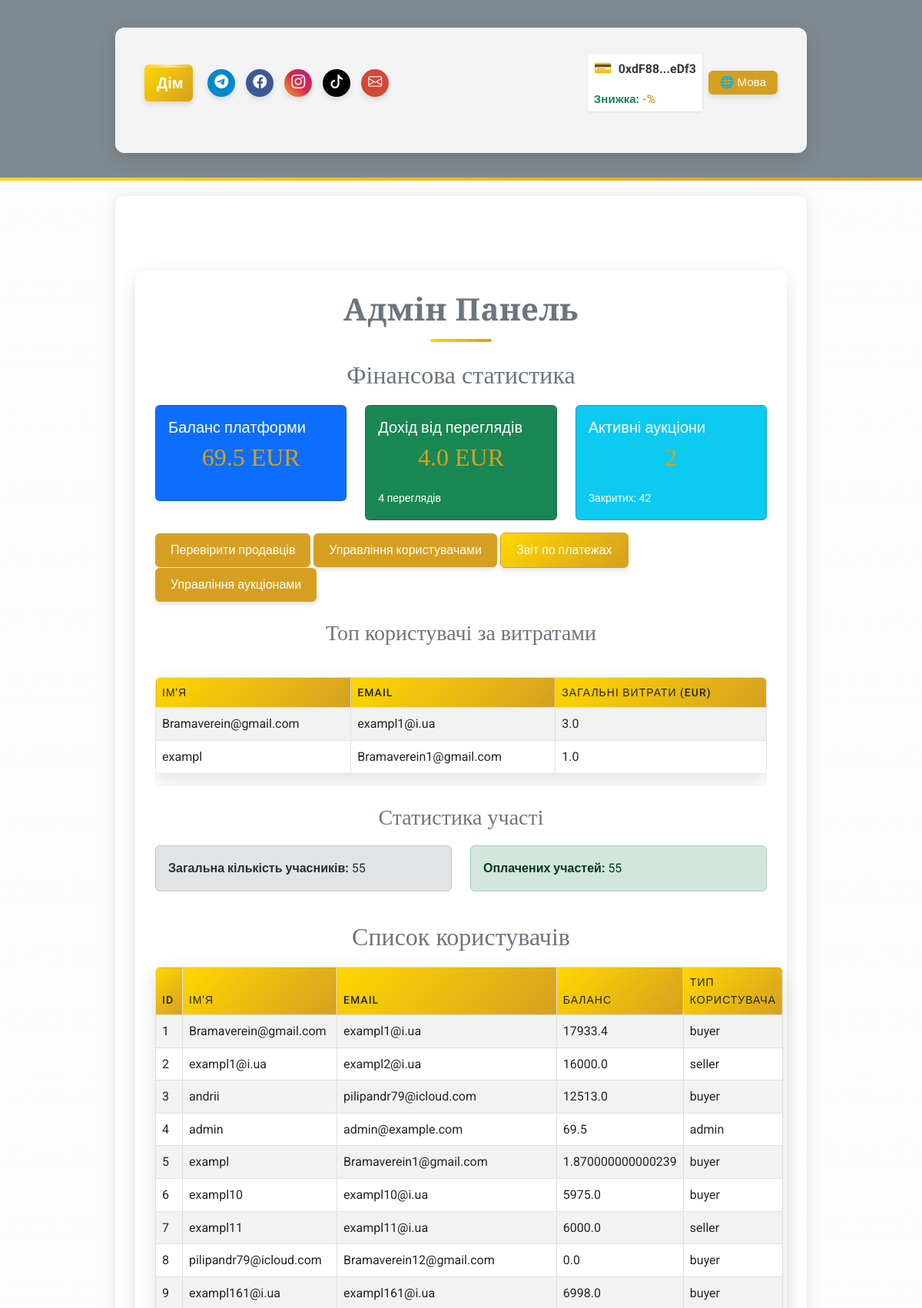
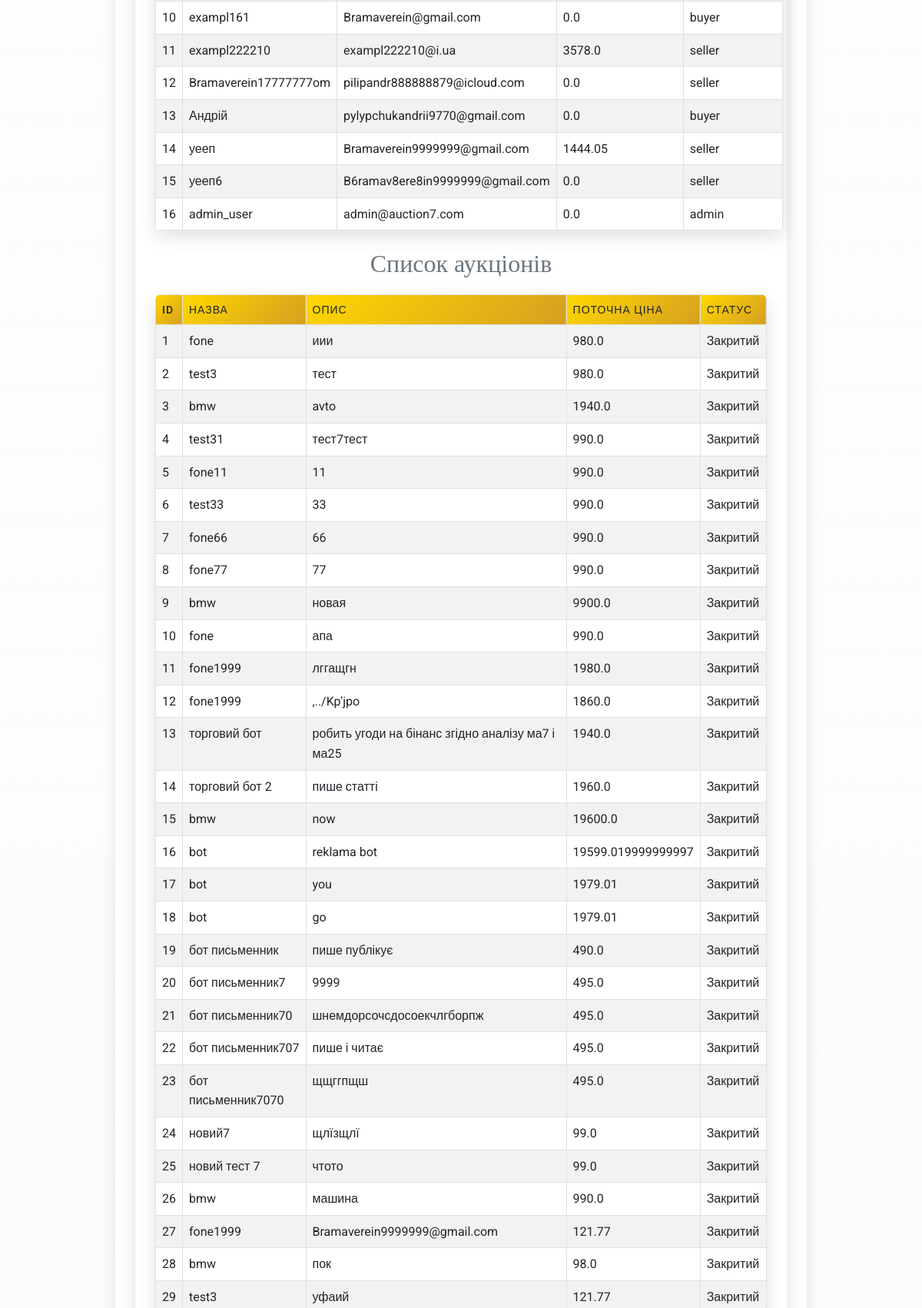
Screenshot of /admin/dashboard (signed in, upper part) with the database file from the repository (2 pictures, top to bottom).
### app/models/user.py (models this page shows, shortened)
class User(UserMixin, db.Model):
    __tablename__ = 'users'
    id = db.Column(db.Integer, primary_key=True)
    username = db.Column(db.String(80), nullable=False, unique=True)
    email = db.Column(db.String(120), nullable=False, unique=True)
    password_hash = db.Column(db.String(128), nullable=False)
    balance = db.Column(db.Float, default=0.0)
    platform_balance = db.Column(db.Float, default=0.0)  # Баланс платформи
    user_type = db.Column(db.String(10), nullable=False)  # "buyer", "seller", "admin"
    is_admin = db.Column(db.Boolean, default=False)  # Поле для адміністратора
    wallet_address = db.Column(db.String(42), nullable=True)  # Адреса криптогаманця
    verification_document = db.Column(db.String(255))
    is_verified = db.Column(Boolean, default=False)
    company_name = db.Column(db.String(255))
    tax_id = db.Column(db.String(64))
    language = db.Column(db.String(5), default='ua')  # 'ua', 'en', 'de'    # Зв'язки
    auctions_created = db.relationship('Auction', foreign_keys='Auction.seller_id', backref='seller', lazy=True)
    auctions_won = db.relationship('Auction', foreign_keys='Auction.winner_id', backref='winner', lazy=True)
    auction_participations = db.relationship('AuctionParticipant', back_populates='user', lazy=True)

### app/models/auction.py (models this page shows, shortened)
class Auction(db.Model):
    __tablename__ = 'auctions'
    id = db.Column(db.Integer, primary_key=True)
    title = db.Column(db.String(255), nullable=False)
    description = db.Column(db.Text, nullable=False)
    starting_price = db.Column(db.Float, nullable=False)
    current_price = db.Column(db.Float, nullable=False)
    seller_id = db.Column(db.Integer, db.ForeignKey('users.id'), nullable=False)
    total_participants = db.Column(db.Integer, default=0, nullable=False)
    is_active = db.Column(db.Boolean, default=True, nullable=False)
    winner_id = db.Column(db.Integer, db.ForeignKey('users.id'), nullable=True)
    total_earnings = db.Column(db.Float, default=0.0, nullable=False)
    created_at = db.Column(db.DateTime, default=db.func.now(), nullable=False)
    updated_at = db.Column(db.DateTime, default=db.func.now(), onupdate=db.func.now(), nullable=False)
    photos = db.Column(JSON, default=list)  # Поле для зберігання шляхів до фото у форматі JSON
    is_confirmed = db.Column(db.Boolean, default=False, nullable=False)  # Чи підтверджено отримання товару
    main_photo_idx = db.Column(db.Integer, default=0)  # Індекс головного фото
    participants = relationship(
        'AuctionParticipant', back_populates='auction', cascade='all, delete-orphan', lazy='dynamic'
    )

### app/routes/admin_routes.py (the view)
@admin_bp.route('/dashboard', methods=['GET'])
@login_required
def admin_dashboard():
    if not current_user.is_admin:
        return "Доступ заборонено", 403
    users = User.query.all()
    auctions = Auction.query.all()
    admin_balance = current_user.balance  # Поточний баланс адміністратора
    one_month_ago = datetime.now() - timedelta(days=30)
    view_payments = Payment.query.filter(
        Payment.purpose == 'view_fee',
        Payment.created_at >= one_month_ago if hasattr(Payment, 'created_at') else True
    ).all()
    total_view_revenue = sum(payment.amount for payment in view_payments)
    view_count = len(view_payments)
    active_auctions = Auction.query.filter_by(is_active=True).count()
    closed_auctions = Auction.query.filter_by(is_active=False).count()
    top_spenders = db.session.query(
        User.username,
        User.email,
        func.sum(Payment.amount).label('total_spent')
    ).join(Payment, User.id == Payment.user_id)\
     .group_by(User.id)\
     .order_by(func.sum(Payment.amount).desc())\
     .limit(5).all()
    total_participants = AuctionParticipant.query.count()
    paid_participants = AuctionParticipant.query.filter_by(has_paid_entry=True).count()
    return render_template('admin/dashboard.html',
                           users=users,
                           auctions=auctions,
                           admin_balance=admin_balance,
                           total_view_revenue=total_view_revenue,
                           view_count=view_count,
                           active_auctions=active_auctions,
                           closed_auctions=closed_auctions,
                           top_spenders=top_spenders,
                           total_participants=total_participants,
                           paid_participants=paid_participants,
                           lang=session.get('lang', 'ua'),
                           ui_text=ui_text)

### app/utils/i18n_ui.py (called while the page is built)
def ui_text(key, lang):
    return ui_translations.get(key, {}).get(lang, ui_translations.get(key, {}).get('ua', key))

### app/templates/admin/dashboard.html (shortened to what this page needs)
{% extends "base.html" %}
{% block content %}
<div class="container my-5">
    <h1 class="text-center text-secondary">Адмін Панель</h1>
    <section class="my-4">
        <h2 class="text-secondary">Фінансова статистика</h2>
        <div class="row">
            <div class="col-md-4">
                <div class="card bg-primary text-white">
                    <div class="card-body">
                        <h5 class="card-title">Баланс платформи</h5>
                        <h2>{{ admin_balance | round(2) }} EUR</h2>
                    </div>
                </div>
            </div>
            <div class="col-md-4">
                <div class="card bg-success text-white">
                    <div class="card-body">
                        <h5 class="card-title">Дохід від переглядів</h5>
                        <h2>{{ total_view_revenue | round(2) }} EUR</h2>
                        <small>{{ view_count }} переглядів</small>
                    </div>
                </div>
            </div>
            <div class="col-md-4">
                <div class="card bg-info text-white">
                    <div class="card-body">
                        <h5 class="card-title">Активні аукціони</h5>
                        <h2>{{ active_auctions }}</h2>
                        <small>Закритих: {{ closed_auctions }}</small>
                    </div>
                </div>
            </div>
        </div>
        <div class="mt-3">
            <a href="{{ url_for('admin.verify_sellers') }}" class="btn btn-outline-info">Перевірити продавців</a>
            <a href="{{ url_for('admin.user_management') }}" class="btn btn-outline-success">Управління користувачами</a>
            <a href="{{ url_for('admin.payments_report') }}" class="btn btn-outline-warning">Звіт по платежах</a>
            <a href="{{ url_for('admin.auction_management') }}" class="btn btn-outline-danger">Управління аукціонами</a>
        </div>
    </section>
    <section class="my-4">
        <h3 class="text-secondary">Топ користувачі за витратами</h3>
        <div class="table-responsive">
            <table class="table table-striped">
                <thead>
                    <tr>
                        <th>Ім'я</th>
                        <th>Email</th>
                        <th>Загальні витрати (EUR)</th>
                    </tr>
                </thead>
                <tbody>
                    {% for spender in top_spenders %}
                    <tr>
                        <td>{{ spender.username }}</td>
                        <td>{{ spender.email }}</td>
                        <td>{{ spender.total_spent | round(2) }}</td>
                    </tr>
                    {% endfor %}
                </tbody>
            </table>
        </div>
    </section>
    <section class="my-4">
        <h3 class="text-secondary">Статистика участі</h3>
        <div class="row">
            <div class="col-md-6">
                <div class="alert alert-secondary">
                    <strong>Загальна кількість учасників:</strong> {{ total_participants }}
                </div>
            </div>
            <div class="col-md-6">
                <div class="alert alert-success">
                    <strong>Оплачених участей:</strong> {{ paid_participants }}
                </div>
            </div>
        </div>
    </section>
    <section class="my-4">
        <h2 class="text-secondary">Список користувачів</h2>
        <table class="table table-striped">
            <thead>
                <tr>
                    <th>ID</th>
                    <th>Ім'я</th>
                    <th>Email</th>
                    <th>Баланс</th>
                    <th>Тип користувача</th>
                </tr>
            </thead>
            <tbody>
                {% for user in users %}
                <tr>
                    <td>{{ user.id }}</td>
                    <td>{{ user.username }}</td>
                    <td>{{ user.email }}</td>
                    <td>{{ user.balance }}</td>
                    <td>{{ user.user_type }}</td>
                </tr>
                {% endfor %}
            </tbody>
        </table>
    </section>
    <section class="my-4">
        <h2 class="text-secondary">Список аукціонів</h2>
        <table class="table table-striped">
            <thead>
                <tr>
                    <th>ID</th>
                    <th>Назва</th>
                    <th>Опис</th>
                    <th>Поточна ціна</th>
                    <th>Статус</th>
                </tr>
            </thead>
            <tbody>
                {% for auction in auctions %}
                <tr>
                    <td>{{ auction.id }}</td>
                    <td>{{ auction.title }}</td>
                    <td>{{ auction.description }}</td>
                    <td>{{ auction.current_price }}</td>
                    <td>{{ 'Активний' if auction.is_active else 'Закритий' }}</td>
                </tr>
                {% endfor %}
            </tbody>
        </table>
    </section>
</div>
{% endblock %}

### app/templates/base.html (shortened to what this page needs)
<!DOCTYPE html>
<html lang="{{ lang if lang else 'uk' }}">
<head>
    <link href="https://cdn.jsdelivr.net/npm/bootstrap@5.3.0/dist/css/bootstrap.min.css" rel="stylesheet">
    <link rel="stylesheet" href="https://cdn.jsdelivr.net/npm/bootstrap-icons@1.11.1/font/bootstrap-icons.css">
    <link rel="stylesheet" href="{{ url_for('static', filename='css/custom.css') }}?v={{ range(1, 100000) | random }}">
</head>
<body class="bg-light text-dark" style="font-family: 'Roboto', sans-serif;">
    <div class="video-background">
    </div>
    <header class="bg-secondary text-white py-3" style="background-color: rgba(108, 117, 125, 0.85) !important; position: relative; overflow: hidden;">
        <div class="header-video-bg">
        </div>
        <div class="container">
            <nav class="navbar navbar-expand-lg navbar-dark">
                <div class="container-fluid">
                    <a class="navbar-brand fw-bold home-button" href="/">{{ ui_text('home', lang) }}</a>
                    <div class="d-flex align-items-center w-100 justify-content-between header-content">
                        <div class="d-flex gap-2 align-items-center header-social">
                            <a href="https://t.me/your_channel" class="social-button telegram-color" title="{{ ui_text('telegram', lang) }}"
                                target="_blank">
                                <i class="bi bi-telegram"></i>
                            </a>
                            <a href="https://facebook.com/your_page" class="social-button facebook-color" title="{{ ui_text('facebook', lang) }}"
                                target="_blank">
                                <i class="bi bi-facebook"></i>
                            </a>
                            <a href="https://instagram.com/your_page" class="social-button instagram-color" title="{{ ui_text('instagram', lang) }}"
                                target="_blank">
                                <i class="bi bi-instagram"></i>
                            </a>
                            <a href="https://tiktok.com/@your_page" class="social-button tiktok-color" title="{{ ui_text('tiktok', lang) }}"
                                target="_blank">
                                <i class="bi bi-tiktok"></i>
                            </a>
                            <a href="mailto:info@yourdomain.com" class="social-button email-color" title="{{ ui_text('email', lang) }}">
                                <i class="bi bi-envelope"></i>
                            </a>
                        </div>
                        <div class="d-flex align-items-center ms-3 header-controls">
                            {% if current_user.is_authenticated %}
                            {% if current_user.wallet_address %}
                            <div class="wallet-widget">                                <div class="wallet-address-container">
                                    <span class="wallet-icon">&#128179;</span>
                                    <span id="wallet-address-short" title="{{ ui_text('copy_address', lang) }}" data-full-address="{{ current_user.wallet_address }}" class="text-truncate-item">
                                        {{ current_user.wallet_address[:6] }}...{{ current_user.wallet_address[-4:] }}
                                    </span>
                                </div>                                {% if user_discount is not none %}
                                <div class="small text-success fw-bold mt-1 wallet-discount text-truncate-item">
                                    {{ ui_text('token_discount', lang) }}: <span style="color:#d5a021;">-{{ user_discount }}%</span>
                                </div>
                                {% endif %}
                            </div>                            {% else %}                            <button onclick="connectWallet()" class="btn btn-outline-warning btn-sm ms-2 wallet-connect-btn text-truncate-item">
                                {{ ui_text('connect_wallet', lang) }}&nbsp;&#128179;
                            </button>
                            {% endif %}
                            {% endif %}
                                                        <div class="ms-2 language-switcher">
                                <div class="dropdown">
                                    <button class="btn btn-outline-light btn-sm py-1 px-2 dropdown-toggle text-truncate-item" type="button"
                                        id="langDropdown" data-bs-toggle="dropdown" aria-expanded="false">
                                        🌐 {{ ui_text('language', lang) }}
                                    </button>
                                </div>
                            </div>
                        </div>
                    </div>
                </div>
            </nav>
        </div>
    </header>
    <main class="container py-5" style="background-color: rgba(255, 255, 255, 0.85); border-radius: 12px; box-shadow: 0 0 20px rgba(0, 0, 0, 0.1);">
        {% block content %}{% endblock %}
    </main>
</body>
</html>

### app/templates/base.html (style rules this page uses)
.text-truncate-item { white-space: nowrap; overflow: hidden; text-overflow: ellipsis; max-width: 100%; }
.video-background { position: fixed; top: 0; left: 0; width: 100%; height: 100%; z-index: -2; overflow: hidden; }
.wallet-widget { display: flex; align-items: center; background-color: white; padding: 0.25rem 0.5rem; border-radius: 0.25rem; box-shadow: 0 1px 3px rgba(0, 0, 0, 0.1); gap: 8px; flex-direction: column; align-items: flex-start; max-width: 100%; }
.wallet-address-container { display: flex; align-items: center; gap: 8px; max-width: 100%; overflow: hidden; }
.wallet-icon { font-size: 1.2em; color: #28a745; }
#wallet-address-short { text-overflow: ellipsis; overflow: hidden; white-space: nowrap; cursor: pointer; font-weight: bold; color: #343a40; }
.wallet-discount { font-size: 0.95em; max-width: 100%; }
.language-switcher button { font-size: 0.95em; min-width: 90px; }
.header-video-bg, .footer-video-bg { position: absolute; top: 0; left: 0; width: 100%; height: 100%; z-index: -1; overflow: hidden; }

### rows the page displays
User: wallet_address "0xdF88", wallet_address "eDf3", balance "69.5", id "4", username "admin", email "admin@example.com", user_type "admin"
User: username "Bramaverein@gmail.com", email "exampl1@i.ua", total_spent "3.0", id "1", balance "17933.4", user_type "buyer"
User: username "exampl", email "Bramaverein1@gmail.com", total_spent "1.0", id "5", balance "1.870000000000239", user_type "buyer"
User: id "2", username "exampl1@i.ua", email "exampl2@i.ua", balance "16000.0", user_type "seller"
User: id "3", username "andrii", email "pilipandr79@icloud.com", balance "12513.0", user_type "buyer"
User: id "6", username "exampl10", email "exampl10@i.ua", balance "5975.0", user_type "buyer"
User: id "7", username "exampl11", email "exampl11@i.ua", balance "6000.0", user_type "seller"
User: id "8", username "pilipandr79@icloud.com", email "Bramaverein12@gmail.com", balance "0.0", user_type "buyer"
User: id "9", username "exampl161@i.ua", email "exampl161@i.ua", balance "6998.0", user_type "buyer"
User: id "10", username "exampl161", email "Bramaverein@gmail.com", balance "0.0", user_type "buyer"
User: id "11", username "exampl222210", email "exampl222210@i.ua", balance "3578.0", user_type "seller"
User: id "12", username "Bramaverein17777777om", email "pilipandr888888879@icloud.com", balance "0.0", user_type "seller"
User: id "13", username "Андрій", email "pylypchukandrii9770@gmail.com", balance "0.0", user_type "buyer"
User: id "14", username "уееп", email "Bramaverein9999999@gmail.com", balance "1444.05", user_type "seller"
User: id "15", username "уееп6", email "B6ramav8ere8in9999999@gmail.com", balance "0.0", user_type "seller"
User: id "16", username "admin_user", email "admin@auction7.com", balance "0.0", user_type "admin"
Auction: id "1", title "fone", description "иии", current_price "980.0", is_active "Закритий"
Auction: id "2", title "test3", description "тест", current_price "980.0", is_active "Закритий"
Auction: id "3", title "bmw", description "avto", current_price "1940.0", is_active "Закритий"
Auction: id "4", title "test31", description "тест7тест", current_price "990.0", is_active "Закритий"
Auction: id "5", title "fone11", description "11", current_price "990.0", is_active "Закритий"
Auction: id "6", title "test33", description "33", current_price "990.0", is_active "Закритий"
Auction: id "7", title "fone66", description "66", current_price "990.0", is_active "Закритий"
Auction: id "8", title "fone77", description "77", current_price "990.0", is_active "Закритий"
Auction: id "9", title "bmw", description "новая", current_price "9900.0", is_active "Закритий"
Auction: id "10", title "fone", description "апа", current_price "990.0", is_active "Закритий"
Auction: id "11", title "fone1999", description "лггащгн", current_price "1980.0", is_active "Закритий"
Auction: id "12", title "fone1999", description ",../Kp'jpo", current_price "1860.0", is_active "Закритий"
Auction: id "13", title "торговий бот", description "робить угоди на бінанс згідно аналізу ма7 і ма25", current_price "1940.0", is_active "Закритий"
Auction: id "14", title "торговий бот 2", description "пише статті", current_price "1960.0", is_active "Закритий"
Auction: id "15", title "bmw", description "now", current_price "19600.0", is_active "Закритий"
Auction: id "16", title "bot", description "reklama bot", current_price "19599.019999999997", is_active "Закритий"
Auction: id "17", title "bot", description "you", current_price "1979.01", is_active "Закритий"
Auction: id "18", title "bot", description "go", current_price "1979.01", is_active "Закритий"
Auction: id "19", title "бот письменник", description "пише публікує", current_price "490.0", is_active "Закритий"
Auction: id "20", title "бот письменник7", description "9999", current_price "495.0", is_active "Закритий"
Auction: id "21", title "бот письменник70", description "шнемдорсочсдосоекчлгборпж", current_price "495.0", is_active "Закритий"
Auction: id "22", title "бот письменник707", description "пише і читає", current_price "495.0", is_active "Закритий"
Auction: id "23", title "бот письменник7070", description "щщггпщш", current_price "495.0", is_active "Закритий"
Auction: id "24", title "новий7", description "щлїзщлї", current_price "99.0", is_active "Закритий"
Auction: id "25", title "новий тест 7", description "чтото", current_price "99.0", is_active "Закритий"
Auction: id "26", title "bmw", description "машина", current_price "990.0", is_active "Закритий"
Auction: id "27", title "fone1999", description "Bramaverein9999999@gmail.com", current_price "121.77", is_active "Закритий"
Auction: id "28", title "bmw", description "пок", current_price "98.0", is_active "Закритий"
Auction: id "29", title "test3", description "уфаий", current_price "121.77", is_active "Закритий"

### other values shown
{{ ui_text('home', lang) }} "Дім"
{{ ui_text('token_discount', lang) }} "Знижка"
{{ ui_text('language', lang) }} "Мова"
{{ total_view_revenue | round(2) }} "4.0"
{{ view_count }} "4"
{{ closed_auctions }} "42"
{{ total_participants }} "55"
{{ paid_participants }} "55"
